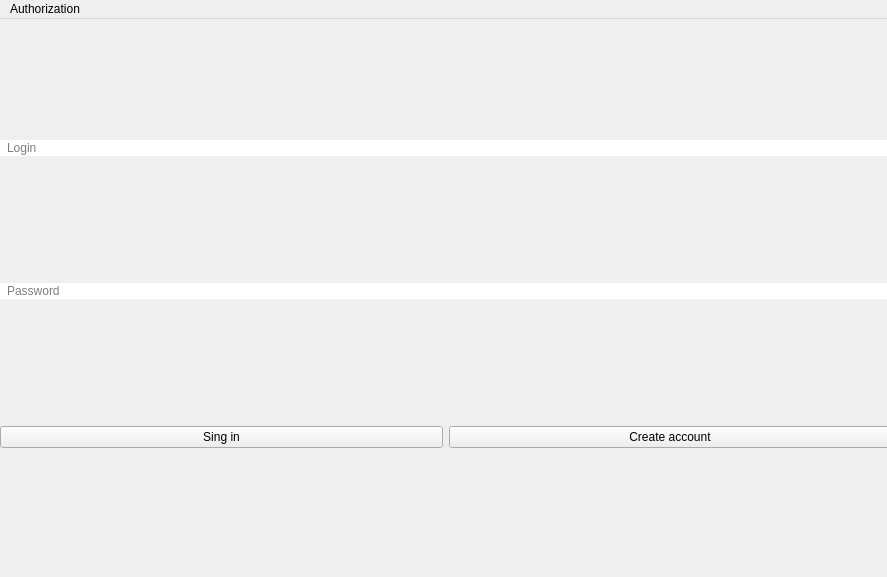
<?xml version="1.0" encoding="UTF-8"?>
<ui version="4.0">
 <class>MainWindow</class>
 <widget class="QMainWindow" name="MainWindow">
  <property name="geometry">
   <rect>
    <x>0</x>
    <y>0</y>
    <width>887</width>
    <height>577</height>
   </rect>
  </property>
  <property name="windowTitle">
   <string>Register</string>
  </property>
  <widget class="QWidget" name="centralwidget">
   <widget class="QWidget" name="layoutWidget">
    <property name="geometry">
     <rect>
      <x>0</x>
      <y>0</y>
      <width>891</width>
      <height>551</height>
     </rect>
    </property>
    <layout class="QGridLayout" name="gridLayout">
     <item row="0" column="0" colspan="2">
      <widget class="QLineEdit" name="login">
       <property name="styleSheet">
        <string notr="true">QLineEdit {
	background: #FFFFFF;
	border-radius: 15px;
	padding-left: 5px;
}</string>
       </property>
       <property name="placeholderText">
        <string>Login</string>
       </property>
      </widget>
     </item>
     <item row="1" column="0" colspan="2">
      <widget class="QLineEdit" name="password">
       <property name="styleSheet">
        <string notr="true">QLineEdit {
	background: #FFFFFF;
	border-radius: 15px;
	padding-left: 5px;
}</string>
       </property>
       <property name="echoMode">
        <enum>QLineEdit::Password</enum>
       </property>
       <property name="placeholderText">
        <string>Password</string>
       </property>
      </widget>
     </item>
     <item row="2" column="0">
      <widget class="QPushButton" name="sing_in">
       <property name="text">
        <string>Sing in</string>
       </property>
      </widget>
     </item>
     <item row="2" column="1">
      <widget class="QPushButton" name="create_account">
       <property name="text">
        <string>Create account</string>
       </property>
      </widget>
     </item>
    </layout>
   </widget>
  </widget>
  <widget class="QMenuBar" name="menuBar">
   <property name="geometry">
    <rect>
     <x>0</x>
     <y>0</y>
     <width>887</width>
     <height>24</height>
    </rect>
   </property>
   <widget class="QMenu" name="menuAuthorization">
    <property name="title">
     <string>Authorization</string>
    </property>
    <addaction name="sing_in_menubar"/>
    <addaction name="create_account_menubar"/>
   </widget>
   <addaction name="menuAuthorization"/>
  </widget>
  <action name="sing_in_menubar">
   <property name="text">
    <string>Sing in</string>
   </property>
  </action>
  <action name="create_account_menubar">
   <property name="text">
    <string>Create account</string>
   </property>
  </action>
 </widget>
 <resources/>
 <connections/>
</ui>
